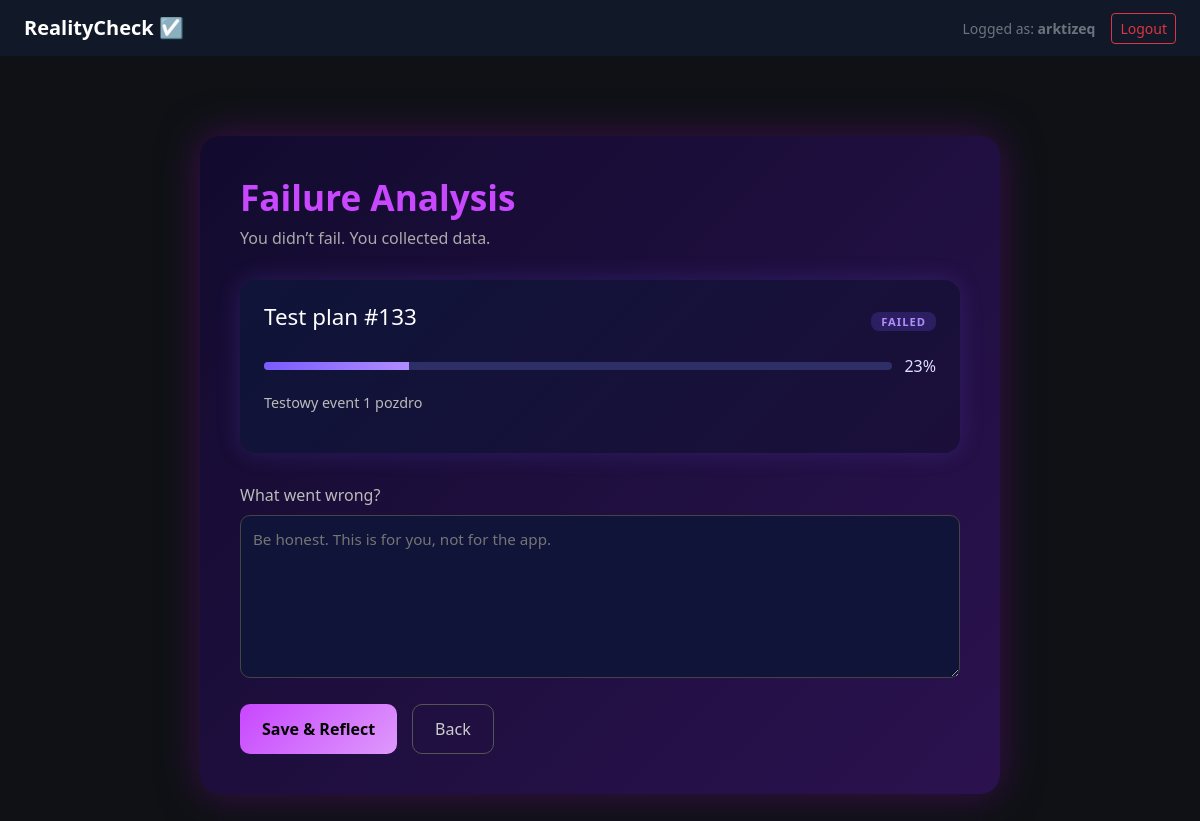
Before: /events/2/fail (signed in) with the older database file.
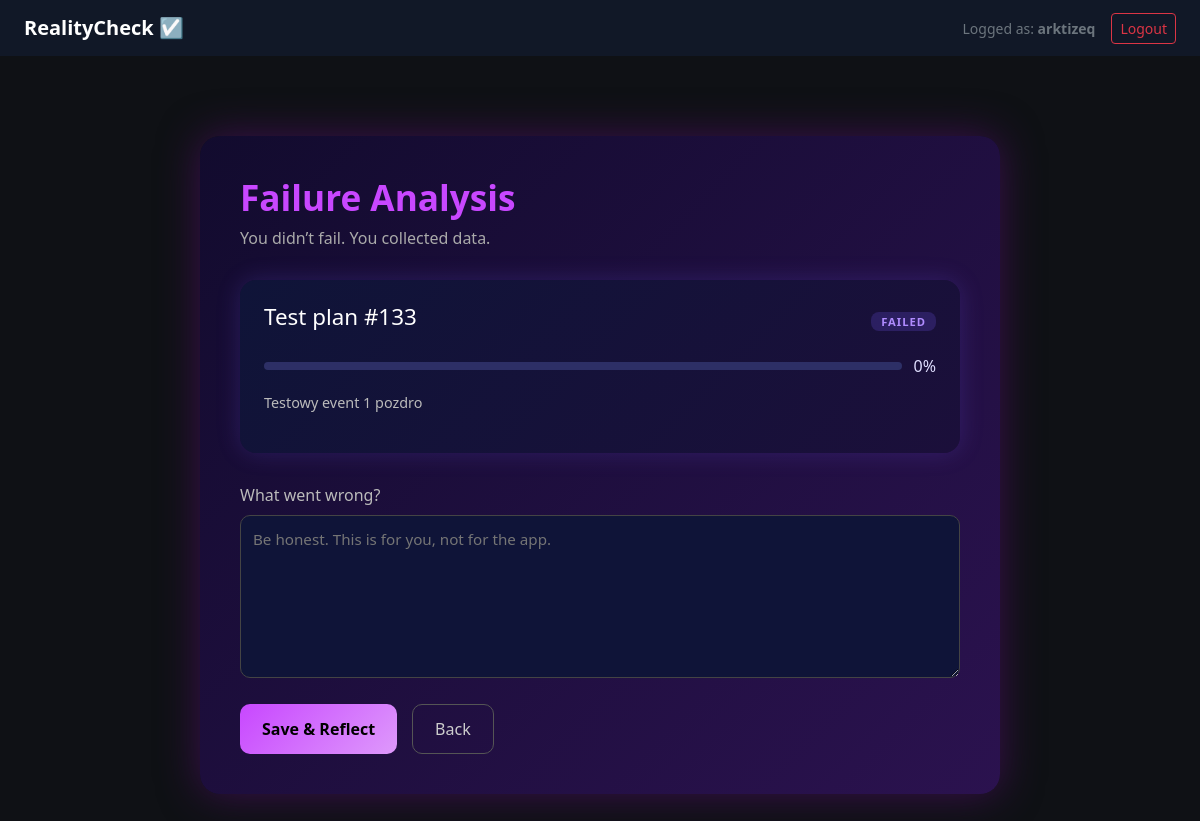
After: the same page with the newer database file.
### app/models/event.py (models this page shows)
class Event(Base):
    __tablename__ = "events"
    id: Mapped[int] = mapped_column(Integer, primary_key=True, index=True)
    title: Mapped[str] = mapped_column(String(100), nullable=False)
    description: Mapped[str] = mapped_column(String(100), nullable=True)
    progress: Mapped[int] = mapped_column(Integer, default=0)
    status: Mapped[str] = mapped_column(String(100), default="planned")
    failure_note: Mapped[str] = mapped_column(String(100), nullable=True)
    created_at: Mapped[datetime] = mapped_column(DateTime, default=datetime.utcnow)
    user_id: Mapped[int] = mapped_column(Integer, ForeignKey("users.id"), nullable=False)
    user = relationship("User", back_populates="events")

### app/api/pages.py (the view)
@router.get("/events/{event_id}/fail", response_class=HTMLResponse)
def fail_event_page(
    request: Request,
    event_id: int,
    db: Session = Depends(get_db),
    user: User = Depends(get_current_user),
):
    event = (
        db.query(Event)
        .filter(Event.id == event_id, Event.user_id == user.id)
        .first()
    )
    if not event:
        raise HTTPException(status_code=404)
    return templates.TemplateResponse(
        "fail_event.html",
        {
            "request": request,
            "event": event,
            "current_user": user,
            "error": None,
        },
    )

### app/templates/fail_event.html (shortened to what this page needs)
{% extends "base.html" %}
{% block content %}
<link rel="stylesheet" href="{{ url_for('static', path='css/fail_event.css') }}">
<div class="fail-container">
    <h1><strong>Failure Analysis</strong></h1>
    <p class="subtitle">
        You didn’t fail. You collected data.
    </p>
    <div class="event-preview">
    <div class="preview-header">
        <h2>{{ event.title }}</h2>
        <span class="badge failed">FAILED</span>
    </div>
    <div class="preview-progress">
        <div class="progress-track">
            <div class="progress-fill" style="width: {{ event.progress }}%;"></div>
        </div>
        <span>{{ event.progress }}%</span>
    </div>
    <p class="preview-description">
        {{ event.description or "No description provided." }}
    </p>
</div>
    <form method="post" class="fail-form">
        <label>What went wrong?</label>
        <textarea
            name="failure_note"
            rows="6"
            required
            placeholder="Be honest. This is for you, not for the app."
        ></textarea>
        <div class="fail-actions">
            <button type="submit" class="btn-fail">
                Save & Reflect
            </button>
            <a href="/events/{{ event.id }}/edit" class="btn-back">
                Back
            </a>
        </div>
    </form>
</div>
{% endblock %}

Changed rows visible on the page:
changed Event "Test plan #133": progress "23" → "0"
